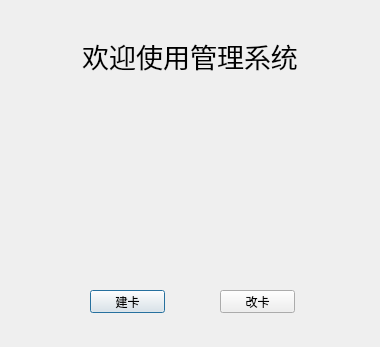
<?xml version="1.0" encoding="UTF-8"?>
<ui version="4.0">
 <class>administrator</class>
 <widget class="QDialog" name="administrator">
  <property name="geometry">
   <rect>
    <x>0</x>
    <y>0</y>
    <width>380</width>
    <height>347</height>
   </rect>
  </property>
  <property name="windowTitle">
   <string>Dialog</string>
  </property>
  <widget class="QPushButton" name="newCard">
   <property name="geometry">
    <rect>
     <x>90</x>
     <y>290</y>
     <width>75</width>
     <height>23</height>
    </rect>
   </property>
   <property name="text">
    <string>建卡</string>
   </property>
  </widget>
  <widget class="QPushButton" name="changeCard">
   <property name="geometry">
    <rect>
     <x>220</x>
     <y>290</y>
     <width>75</width>
     <height>23</height>
    </rect>
   </property>
   <property name="text">
    <string>改卡</string>
   </property>
  </widget>
  <widget class="QLabel" name="label">
   <property name="geometry">
    <rect>
     <x>40</x>
     <y>10</y>
     <width>321</width>
     <height>91</height>
    </rect>
   </property>
   <property name="font">
    <font>
     <family>华文楷体</family>
     <pointsize>20</pointsize>
    </font>
   </property>
   <property name="text">
    <string>      欢迎使用管理系统</string>
   </property>
  </widget>
  <widget class="QLabel" name="label_2">
   <property name="geometry">
    <rect>
     <x>120</x>
     <y>90</y>
     <width>141</width>
     <height>171</height>
    </rect>
   </property>
   <property name="styleSheet">
    <string notr="true">image: url(:/image/1.jpg);</string>
   </property>
   <property name="text">
    <string/>
   </property>
  </widget>
 </widget>
 <resources/>
 <connections/>
</ui>
